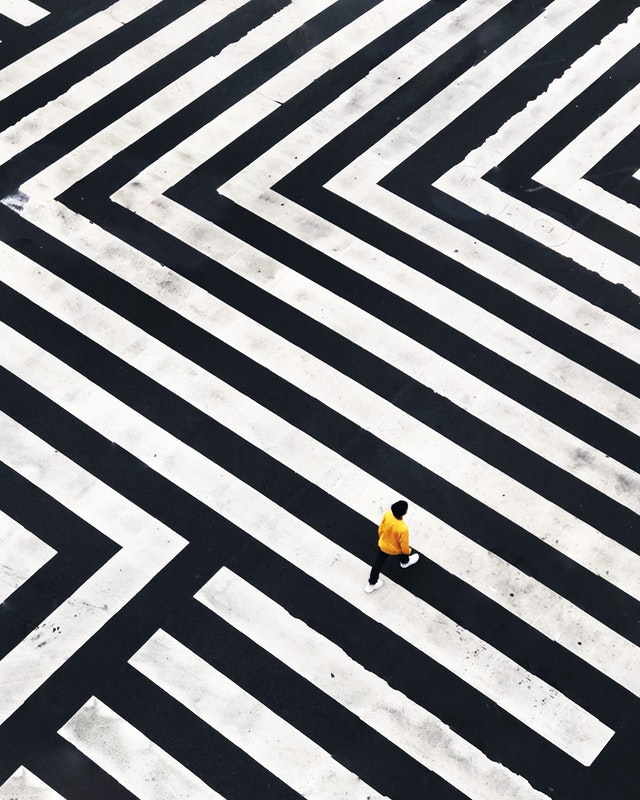
#> input picture Prototype/assets/b.jpg, 640 x 800 px
$ python src.py   (older library calls are emulated)
#> lines starting #> are read from the running program, lines starting #| are printed output that depends on the picture
# Soft Color Segmentation Prorotype

# The Algorithme is composed of three stages
# 1. Color Unmixing
# 2. Matte Regularisation
# 3. Color Refinement

import cv2
from cv2.ximgproc import guidedFilter
import numpy as np
from scipy.stats import multivariate_normal
from scipy.spatial.distance import mahalanobis
from scipy.optimize import minimize
import matplotlib.pyplot as plt
import math
import sys
import threading
import multiprocessing
import concurrent.futures

# Global Variables
seeds = []
alpha_layers = []
color_layers = []
distributions = []
representation_scores = []
representation_threshold = 25

# Helper Function that map [0, 255] to [0, 1]
# [10 lines left out: function translate, not called in this run]

# Returns Per Pixel Vote Results And Winner Bin
def voteOnBin(img, gradient, representation_score, representation_threshold):
    # Voting on the bins
    votes_per_bin = {}
    votes = np.zeros((img.shape[0], img.shape[1], 1))
    nb_votes = 0
    for j in range(img.shape[0]):
        for i in range(img.shape[1]):
            if representation_score[j, i] < representation_threshold:
                continue
            binn = pow(math.e, -gradient[j,i]) * (1 - pow(math.e, -representation_score[j,i]))
            if isinstance(binn, np.ndarray):
                binn = binn[0]
            votes[j,i] = binn
            nb_votes += 1
            if binn in votes_per_bin:
                votes_per_bin[binn] += 1
            else:
                votes_per_bin[binn] = 1

    # Getting the most popular bin
    if nb_votes == 0:
        return -1, [], 0
    votes_per_bin = dict(sorted(votes_per_bin.items(), key=lambda item:item[1], reverse=True))
    winner_bin = list(votes_per_bin.items())[0][0]
    return (winner_bin, votes, nb_votes)

# Returns Pixels In Per Bin
def getPopularBinPixelCoords(votes, bin):
    # We Get All Pixels That Belong To The Bin
    coords = []
    for j in range(votes.shape[0]):
        for i in range(votes.shape[1]):
            if votes[j,i] == bin:
                coords.append((j, i))
    return coords

# Returns Seed Pixel from a bin
def getSeedPixel(img, coords, gradient, size=10):
    # Getting The Next Seed Pixel
    scores = []
    for pixel in coords:
        # 20x20 Kernel Limits
        lower_h = pixel[0]+size if pixel[1]+size < img.shape[1] else img.shape[1]-1
        higher_h = pixel[0]-size if pixel[1]-size >= 0 else 0

        lower_l = pixel[1]-size if pixel[1]-size > 0 else 0
        higher_l = pixel[1]+size if pixel[1]+size < img.shape[1] else img.shape[1]-1

        S = 0
        for j in range(lower_h, higher_h):
            for i in range(lower_l, higher_l):
                if votes[j,i] == winner_bin:
                    S += 1
        score = S*pow(math.e, -gradient[pixel])
    scores.append(score)

    # Getting The Pixel Coordinates With The Higher Score
    seed_coords = coords[np.argmax(scores)]
    return seed_coords

# Returns distribution parameters
def estimateDistribution(img, seed_coords, size=5):
    # Distribution Estimation
    lower_h = seed_coords[0]+size if seed_coords[0]+size < img.shape[1] else img.shape[1]-1
    higher_h = seed_coords[0]-size if seed_coords[0]-size >= 0 else 0

    lower_l = seed_coords[1]-size if seed_coords[1]-size > 0 else 0
    higher_l = seed_coords[1]+size if seed_coords[1]+size < img.shape[1] else img.shape[1]-1

    patch = img[higher_h:lower_h, lower_l:higher_l]
    #dist_weights = guidedFilter(patch, patch, 20, 0.09)

    mean_vector = np.mean(patch.reshape(-1, 3), axis=0)
    covariance_matrix = np.cov(patch.reshape(-1, 3), rowvar=False, bias=True)

    distribution = (mean_vector, covariance_matrix)
    return distribution

# Returns mahalanobis distance of image and distribution
# [15 lines left out: function getMahalanobis, not called in this run]

# Transforms 2d coords into 1d index
def helper_get_index(i, j, size_2d):
    return size_2d[1]*j+i

# Estimating representation score
# [90 lines left out: functions estimateRepresentation, EnergyFunction, Ga, Gu, not called in this run]

# Global Deviation Constraint
def Gg(x, point, img):
    return np.append(Gu(x, point, img).T, Ga(x)).T

# Original Method of Multipliers for each pixel
# [56 lines left out: functions pixel_minimize_function, chunk_minimize_function, not called in this run]


if __name__ == '__main__':

    # Reading Image
    print('Reading Image...')
    img = cv2.imread('assets/b.jpg')
#> img is the input picture: shape (800, 640, 3); mean B, G, R 136, 133.8, 132.6
    # [4 lines of commented-out code are left out]

    cv2.imwrite('original.jpg', img)

    # Calculating image gradient
    print('Calculating Gradient...')
    img_gray = cv2.cvtColor(img, cv2.COLOR_BGR2GRAY)
    laplacian = cv2.Laplacian(img_gray,cv2.CV_64F)
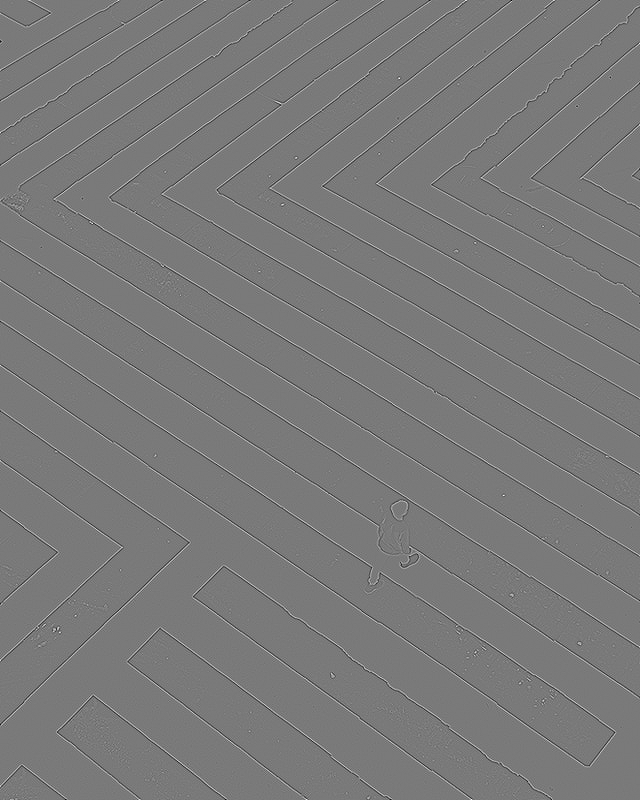
#> laplacian: shape (800, 640) float64; min -477, max 520, mean 0; drawn with min black and max white

    # Initialization
    print('Initializing Layers...')
    alpha_layers.append(np.ones((img.shape[0], img.shape[1], 1)))
    color_layers.append(np.copy(img))
    representation_scores.append(np.full((img.shape[0], img.shape[1], 1), 255))

    first = True
    iteration = 1
    while(True):
        print(f'######## Iteration {iteration} ########')

        # Getting Votes + Most Popular Bin
        print('Voting On Bin...')
        winner_bin, votes, nb_votes = voteOnBin(img, laplacian, representation_scores[-1], representation_threshold)

        # Stoping When all pixels are well represented
        if(nb_votes == 0):
            break

        # Getting Coordinates Of Pixels In The Winner Bin
        print('Retreiving Pixel Coordinates...')
        coords = getPopularBinPixelCoords(votes, winner_bin)

        # Getting The Next Seed Pixel
        print('Finding Seed Pixel...')
        seed_coords = getSeedPixel(img, coords, laplacian)
        seeds.append(seed_coords)

        # Getting Distribution Parameters
        print('Estimating Distribution...')
        distribution = estimateDistribution(img, seed_coords)
        distributions.append(distribution)

        # Setting Ui & Ai
        if not first:
            alpha_layers.append(np.zeros((img.shape[0], img.shape[1], 1)))
            color_layers.append(np.full((img.shape[0], img.shape[1], 3), distribution[0]))


        # Estimate Representation score
        print("Estimating representation scores...")
        # Multiprocessing
        representation_score = np.empty((img.shape[0], img.shape[1]), dtype=int)
        representation_score = representation_score.reshape((-1))
#> (the run stopped early here; a loop or call above may not have finished)

$ run again, with Prototype/assets/e.jpg copied over Prototype/assets/b.jpg
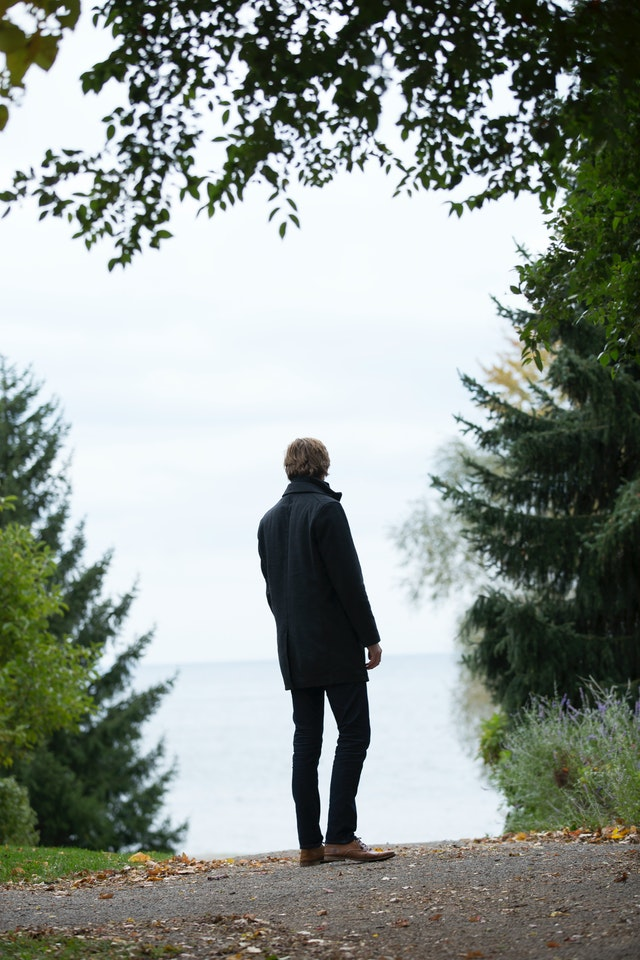
#> input picture Prototype/assets/e.jpg, 640 x 960 px
#> img is the input picture: shape (960, 640, 3); mean B, G, R 145.8, 151.8, 144.3
#> `img_gray = cv2.cvtColor(img, cv2.COLOR_BGR2GRAY)`:
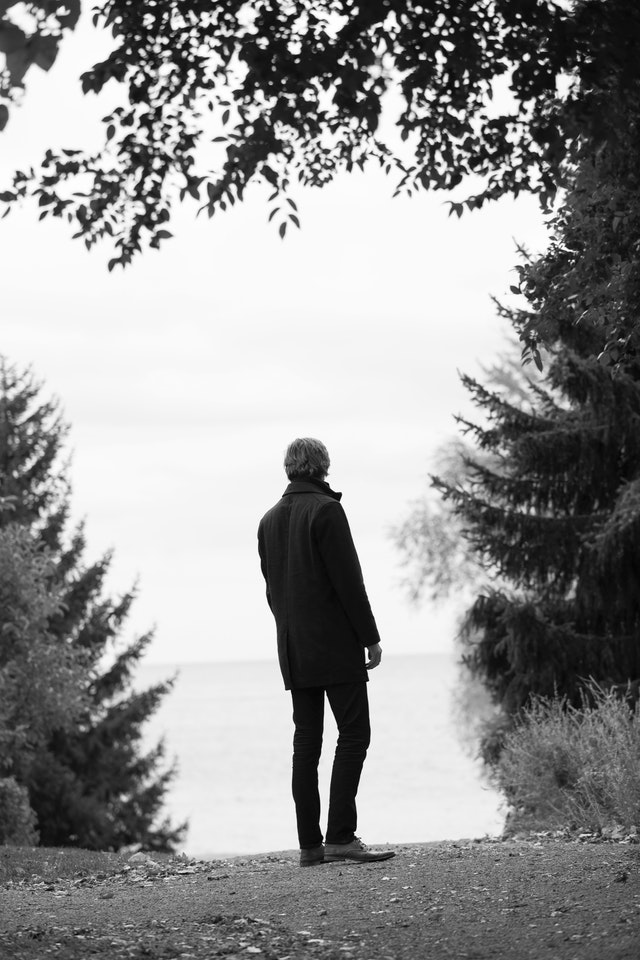
#> img_gray: shape (960, 640); min 0, max 255, mean 148.9
#> `laplacian = cv2.Laplacian(img_gray,cv2.CV_64F)`:
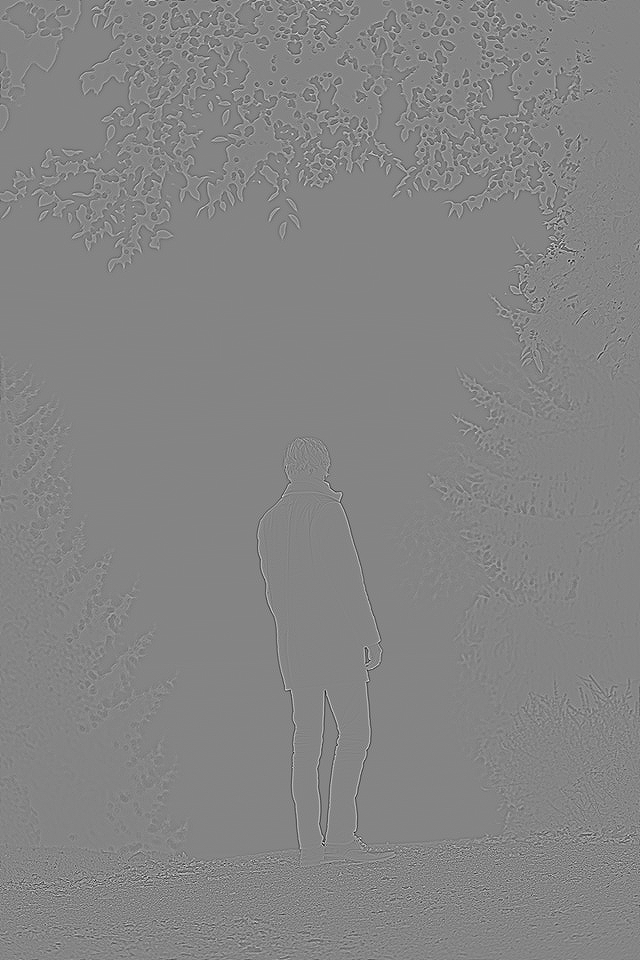
#> laplacian: shape (960, 640) float64; min -384, max 353, mean 0; drawn with min black and max white
